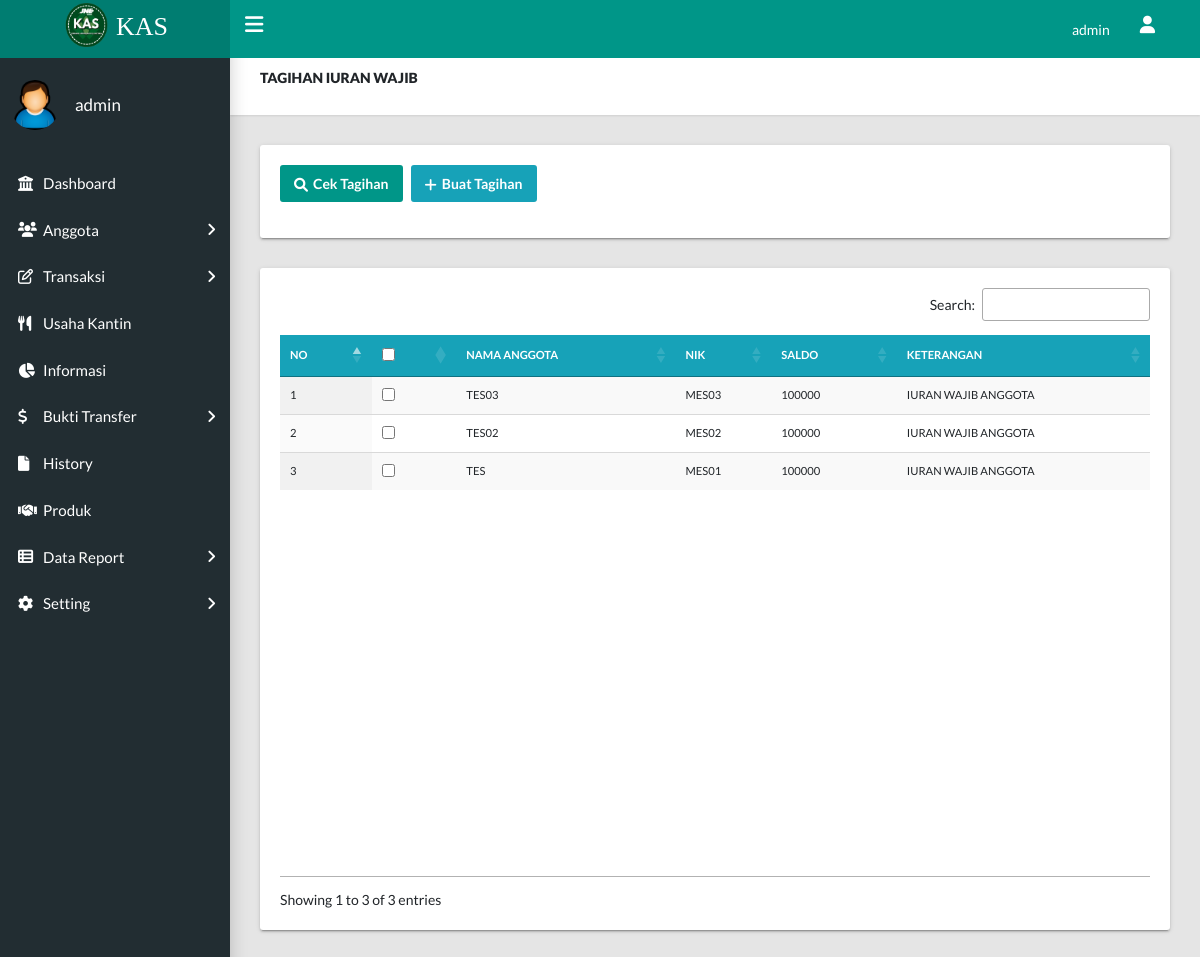
Screenshot of /Dashboard_Koperasi/public/views/tb_tagihan/index (signed in) with the database file from the repository.
### tables this page shows
CREATE TABLE `user` (
  `login_id` int(11) NOT NULL,
  `nip` varchar(100) NOT NULL,
  `nama_user` varchar(255) NOT NULL,
  `username` varchar(255) NOT NULL,
  `password` varchar(255) NOT NULL,
  `status` varchar(255) NOT NULL
);

CREATE TABLE `tb_anggota` (
  `id_anggota` int(11) NOT NULL,
  `nip` varchar(255) NOT NULL,
  `join_date` date NOT NULL,
  `nama_anggota` varchar(255) NOT NULL,
  `divisi` varchar(255) NOT NULL,
  `cabang` varchar(255) NOT NULL,
  `status_karyawan` varchar(100) NOT NULL,
  `phone` varchar(100) NOT NULL,
  `alamat` varchar(100) NOT NULL,
  `saldo` varchar(255) NOT NULL,
  `status` varchar(255) NOT NULL
);

### Dashboard_Koperasi/public/views/tb_tagihan/index.php (the view, shortened to what this page needs)
<?php
include '../../../header.php';
include '../../../app/config/koneksi.php';
?>
<main class="app-content">
    <div class="app-title">
        <div>
            <h6><strong>TAGIHAN IURAN WAJIB</strong></h6>
        </div>
    </div>
    <div class="row">
        <div class="col-md-12">
            <div class="tile">
                <div class="tile-body d-flex justify-content-start">
                    <p><a href="cek_tagihan" type="button" class="btn btn-primary mr-2"><i class="fa fa-search"></i>Cek Tagihan</a></p>
                    <p><button type="button" class="btn btn-info" onclick="buat_tagihan()"><i class="fa fa-plus"></i>Buat Tagihan</button></p>
                </div>
            </div>
        </div>
    </div>
    <div class="row">
        <div class="col-md-12">
            <div class="tile">
                <div class="tile-body">
                    <form method="post" name="proses">
                        <table class="display nowrap" style="width:100%" id="sampleTable">
                            <thead>
                                <tr class="btn-info">
                                    <th class="small">NO</th>
                                    <th><input type="checkbox" id="select_all"></th>
                                    <th class="small">NAMA ANGGOTA</th>
                                    <th class="small">NIK</th>
                                    <th class="small">SALDO</th>
                                    <th class="small">KETERANGAN</th>
                                </tr>
                            </thead>
                            <?php
                            $no = 0;
                            $sql = mysqli_query($koneksi, "SELECT * FROM tb_anggota where status='AKTIF' ORDER BY id_anggota DESC") or die(mysqli_error($koneksi));
                            $result = array();
                            while ($data = mysqli_fetch_array($sql)) {
                                $result[] = $data;
                            }
                            foreach ($result as $d) {
                                $no++;
                            ?>
                                <tr>
                                    <td class="small"><?= $no ?></td>
                                    <td>
                                        <input type="checkbox" name="checked[]" class="check" value="<?= $d['nip'] ?>">
                                    </td>
                                    <td class="small"><?= $d['nama_anggota'] ?></td>
                                    <td class="small"><?= $d['nip'] ?></td>
                                    <td class="small"><?= $d['saldo'] ?></td>
                                    <td class="small">IURAN WAJIB ANGGOTA</td>
                                </tr>
                            <?php } ?>
                        </table>
                    </form>
                </div>
            </div>
        </div>
    </div>
</main>
<?php include '../../../footer.php'; ?>

### Dashboard_Koperasi/header.php (shortened to what this page needs)
<?php
include 'app/config/koneksi.php';
$user1 = $_SESSION['admin_username'];
$sql = mysqli_query($koneksi, "SELECT * FROM user WHERE username='$user1'") or die(mysqli_error($koneksi));
$data1 = $sql->fetch_array();
?>
<!DOCTYPE html>
<html lang="en">
<head>
    <link rel="stylesheet" type="text/css" href="../../../app/assets/css/main.css">
    <link rel="stylesheet" type="text/css" href="https://maxcdn.bootstrapcdn.com/font-awesome/4.7.0/css/font-awesome.min.css">
    <link href="https://netdna.bootstrapcdn.com/font-awesome/3.2.1/css/font-awesome.css" rel="stylesheet">
    <link rel="stylesheet" type="text/css" href="https://cdn.datatables.net/1.10.24/css/jquery.dataTables.css">
    <link rel="stylesheet" href="https://cdn.datatables.net/2.0.0/css/dataTables.dataTables.css">
    <link rel="stylesheet" href="https://cdnjs.cloudflare.com/ajax/libs/font-awesome/6.0.0-beta3/css/all.min.css">
</head>
<body class="app sidebar-mini rtl">
    <header class="app-header">
        <a class="app-header__logo" href="#" style="font-family: 'Arial-black';"><img class="mr-1 mb-2" src="../../../app/assets/img/LOGO1.png" alt="profile" style="width: 50px; height: 50px;">KAS</a>
        <a class="app-sidebar__toggle" href="#" data-toggle="sidebar" aria-label="Hide Sidebar"></a>
        <ul class="app-nav">
            <li class="app-search">
                <p class="app-sidebar__user-designation" style="color: white;"><?= $data1['nama_user'] ?></p>
            </li>
            <li class="dropdown"><a class="app-nav__item" href="#" data-toggle="dropdown" aria-label="Open Profile Menu"><i class="fa fa-user fa-lg"></i></a>
            </li>
        </ul>
    </header>
    <aside class="app-sidebar">
        <div class="app-sidebar__user"><img class="app-sidebar__user-avatar" src="../../../app/assets/img/User.png" alt="profile" style="width: 50px; height: 50px;">
            <div>
                <p class="app-sidebar__user-name"><?= $user1 ?></p>
            </div>
        </div>
        <ul class="app-menu">
            <li><a class="app-menu__item" href="../dashboard/index"><i class="app-menu__icon fas fa-university"></i><span class="app-menu__label">Dashboard</span></a></li>
            <?php if (in_array("super_admin", $_SESSION['admin_akses']) || in_array("admin", $_SESSION['admin_akses'])) { ?>
                <li class="treeview"><a class="app-menu__item" href="#" data-toggle="treeview"><i class="app-menu__icon fa fa-users"></i><span class="app-menu__label">Anggota</span><i class="treeview-indicator fa fa-angle-right"></i></a>
                </li>
                <li class="treeview"><a class="app-menu__item" href="#" data-toggle="treeview"><i class="app-menu__icon fa fa-edit"></i><span class="app-menu__label">Transaksi</span><i class="treeview-indicator fa fa-angle-right"></i></a>
                </li>
                <li><a class="app-menu__item" href="../pnl_usaha_kantin/index"><i class="app-menu__icon fas fa-utensils"></i><span class="app-menu__label">Usaha Kantin</span></a></li>
            <?php } ?>
            <?php if (in_array("super_admin", $_SESSION['admin_akses']) || in_array("admin", $_SESSION['admin_akses'])) { ?>
                <li><a class="app-menu__item" href="../tb_informasi/index"><i class="app-menu__icon fa fa-pie-chart"></i><span class="app-menu__label">Informasi</span></a></li>
            <?php } ?>
            <li class="treeview"><a class="app-menu__item" href="#" data-toggle="treeview"><i class="app-menu__icon fa fa-dollar"></i><span class="app-menu__label">Bukti Transfer</span><i class="treeview-indicator fa fa-angle-right"></i></a>
            </li>
            <li><a class="app-menu__item" href="../history/index"><i class="app-menu__icon fa fa-file"></i><span class="app-menu__label">History</span></a></li>
            <li><a class="app-menu__item" href="../produk/index"><i class="app-menu__icon fas fa-handshake"></i><span class="app-menu__label">Produk</span></a></li>
            <li class="treeview"><a class="app-menu__item" href="#" data-toggle="treeview"><i class="app-menu__icon fa fa-th-list"></i><span class="app-menu__label">Data Report</span><i class="treeview-indicator fa fa-angle-right"></i></a>
            </li>
            <?php if (in_array("super_admin", $_SESSION['admin_akses']) || in_array("admin", $_SESSION['admin_akses'])) { ?>
                <li class="treeview"><a class="app-menu__item" href="#" data-toggle="treeview"><i class="app-menu__icon fa fa-gear"></i><span class="app-menu__label">Setting</span><i class="treeview-indicator fa fa-angle-right"></i></a>
                </li>
            <?php } ?>
        </ul>
    </aside>

### rows the page displays
user: nama_user "admin"
tb_anggota: nama_anggota "TES03", nip "MES03", saldo "100000"
tb_anggota: nama_anggota "TES02", nip "MES02", saldo "100000"
tb_anggota: nama_anggota "TES", nip "MES01", saldo "100000"

### other values shown
$user1 "admin"
